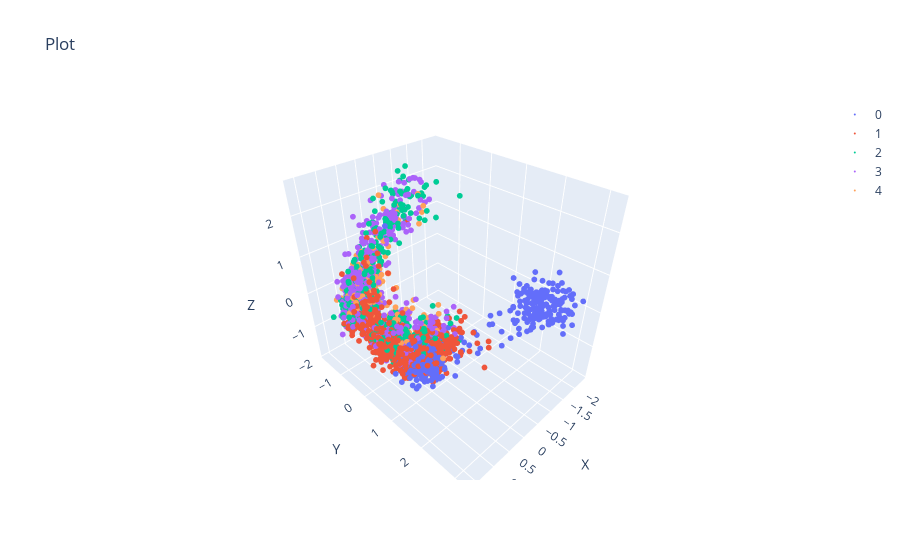

Notebook source saved alongside this figure:
### Code cell
scatter(z.cpu().numpy(), s=2, colors=data['colors'])

### Figure 1 — Plotly figure (JSON) as saved in the notebook; plotly's stock layout.template omitted (floating-point values rounded to 4 significant figures; data arrays with more than 128 entries replaced by an {"elided": "..."} marker saying what was removed)
{"data": [{"marker": {"color": 0, "colorscale": [[0, "#440154"], [0.1111, "#482878"], [0.2222, "#3e4989"], [0.3333, "#31688e"], [0.4444, "#26828e"], [0.5556, "#1f9e89"], [0.6667, "#35b779"], [0.7778, "#6ece58"], [0.8889, "#b5de2b"], [1, "#fde725"]], "opacity": 1, "size": 2}, "mode": "markers", "name": "0", "type": "scatter3d", "x": {"elided": "419 float values"}, "y": {"elided": "419 float values"}, "z": {"elided": "419 float values"}}, {"marker": {"color": 1, "opacity": 1, "size": 2}, "mode": "markers", "name": "1", "type": "scatter3d", "x": {"elided": "758 float values"}, "y": {"elided": "758 float values"}, "z": {"elided": "758 float values"}}, {"marker": {"color": 2, "opacity": 1, "size": 2}, "mode": "markers", "name": "2", "type": "scatter3d", "x": {"elided": "598 float values"}, "y": {"elided": "598 float values"}, "z": {"elided": "598 float values"}}, {"marker": {"color": 3, "opacity": 1, "size": 2}, "mode": "markers", "name": "3", "type": "scatter3d", "x": {"elided": "652 float values"}, "y": {"elided": "652 float values"}, "z": {"elided": "652 float values"}}, {"marker": {"color": 4, "opacity": 1, "size": 2}, "mode": "markers", "name": "4", "type": "scatter3d", "x": {"elided": "573 float values"}, "y": {"elided": "573 float values"}, "z": {"elided": "573 float values"}}], "layout": {"scene": {"xaxis": {"title": {"text": "X"}}, "yaxis": {"title": {"text": "Y"}}, "zaxis": {"title": {"text": "Z"}}}, "showlegend": true, "title": {"text": "Plot"}}}
